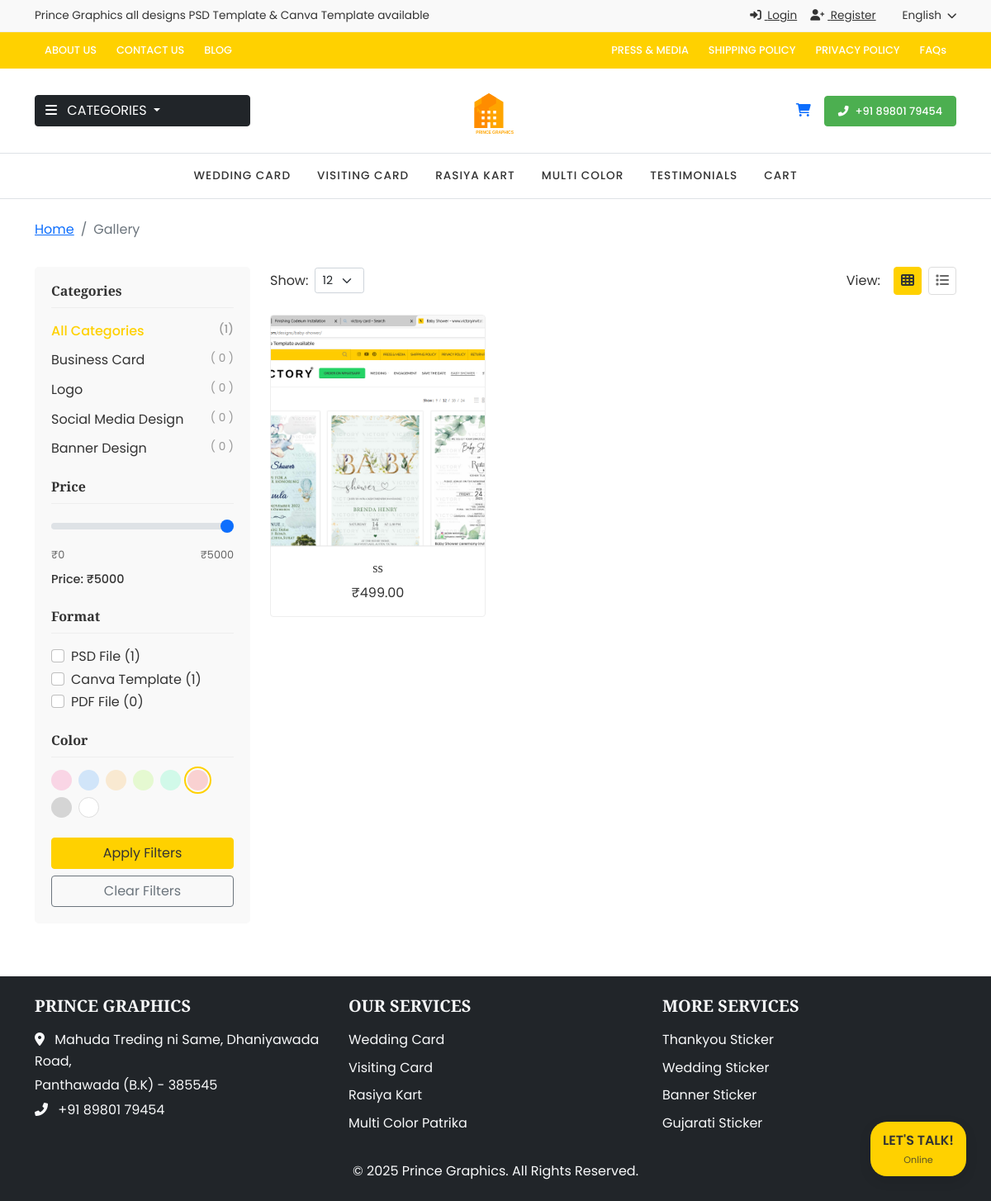
Page /gallery/ on the committed database.
### wedding_app/models.py (models this page shows, shortened)
class Category(models.Model):
    name = models.CharField(max_length=100)
    slug = models.SlugField(unique=True)
    description = models.TextField(blank=True, null=True)
    order = models.IntegerField(default=0)
    class Meta:
        ordering = ['order', 'name']
        verbose_name_plural = "Categories"

class GalleryImage(models.Model):
    title = models.CharField(max_length=100)
    image = models.ImageField(upload_to='gallery/')
    caption = models.CharField(max_length=200, blank=True, null=True)
    category = models.ForeignKey(Category, on_delete=models.SET_NULL, null=True, blank=True, related_name='gallery_images')
    price = models.DecimalField(max_digits=10, decimal_places=2, default=499.00)
    discount_price = models.DecimalField(max_digits=10, decimal_places=2, null=True, blank=True)
    formats = models.CharField(max_length=200, default='PSD, Canva', help_text='Comma separated list of available formats')
    is_featured = models.BooleanField(default=False)
    order = models.IntegerField(default=0)
    class Meta:
        ordering = ['order']

### wedding_app/views.py (the view, shortened to what this page needs)
# urls.py: path('gallery/', views.gallery, name='gallery'),
def gallery(request):
    categories = Category.objects.all()
    category_slug = request.GET.get('category')
    min_price = request.GET.get('min_price', 0)
    max_price = request.GET.get('max_price', 5000)
    formats = request.GET.getlist('format', [])
    images = GalleryImage.objects.all()
    if category_slug:
        images = images.filter(category__slug=category_slug)
    if min_price and max_price:
        images = images.filter(price__gte=min_price, price__lte=max_price)
    category_counts = {}
    for category in categories:
        category_counts[category.slug] = GalleryImage.objects.filter(category=category).count()
    format_types = {'PSD': 0, 'Canva': 0, 'PDF': 0}
    for img in GalleryImage.objects.all():
        for fmt in format_types.keys():
            if fmt.lower() in img.formats.lower():
                format_types[fmt] += 1
    paginator = Paginator(images, 12)  # Show 12 images per page
    page_number = request.GET.get('page')
    page_obj = paginator.get_page(page_number)
    context = {
        'page_obj': page_obj,
        'categories': categories,
        'category_counts': category_counts,
        'format_types': format_types,
        'current_category': category_slug,
        'min_price': min_price,
        'max_price': max_price,
        'selected_formats': formats,
    }
    return render(request, 'wedding_app/gallery.html', context)

### wedding_app/context_processors.py (called while the page is built)
def cart_processor(request):
    cart_count = 0
    if request.user.is_authenticated:
        cart_count = CartItem.objects.filter(user=request.user).count()
    return {
        'cart_count': cart_count
    }

### wedding_app/templates/wedding_app/gallery.html (shortened to what this page needs)
{% extends 'wedding_app/base.html' %}
{% load static %}
{% block content %}
<div class="container mt-4 mb-3">
    <nav aria-label="breadcrumb">
        <ol class="breadcrumb">
            <li class="breadcrumb-item"><a href="{% url 'home' %}">Home</a></li>
            {% if current_category %}
                <li class="breadcrumb-item"><a href="{% url 'gallery' %}">Gallery</a></li>
                <li class="breadcrumb-item active" aria-current="page">{{ current_category|title }}</li>
            {% else %}
                <li class="breadcrumb-item active" aria-current="page">Gallery</li>
            {% endif %}
        </ol>
    </nav>
</div>
<section class="product-grid-section py-3">
    <div class="container">
        <div class="row">
            <div class="col-lg-3 d-none d-lg-block">
                <div class="filter-sidebar">
                    <form id="filterForm" method="get" action="{% url 'gallery' %}">
                        <div class="filter-box mb-4">
                            <h5 class="filter-heading">Categories</h5>
                            <ul class="list-unstyled filter-list">
                                <li>
                                    <a href="{% url 'gallery' %}" class="{% if not current_category %}active{% endif %}">
                                        All Categories <span>({{ page_obj.paginator.count }})</span>
                                    </a>
                                </li>
                                {% for category in categories %}
                                <li>
                                    <a href="{% url 'gallery' %}?category={{ category.slug }}" class="{% if current_category == category.slug %}active{% endif %}">
                                        {{ category.name }} <span>({% with count=category_counts %}
                                        {% if count %}
                                        {% for slug, num in count.items %}
                                        {% if slug == category.slug %}{{ num }}{% endif %}
                                        {% endfor %}
                                        {% else %}0{% endif %}
                                        {% endwith %})</span>
                                    </a>
                                </li>
                                {% empty %}
                                <li><a href="#">Wedding <span>(0)</span></a></li>
                                <li><a href="#">Baby Shower <span>(0)</span></a></li>
                                <li><a href="#">Engagement <span>(0)</span></a></li>
                                {% endfor %}
                            </ul>
                        </div>
                        <div class="filter-box mb-4">
                            <h5 class="filter-heading">Price</h5>
                            <div class="price-range-slider">
                                <input type="range" min="0" max="5000" value="{{ max_price|default:'2500' }}" class="form-range" id="priceRange" name="max_price">
                                <div class="price-labels d-flex justify-content-between">
                                    <span>₹0</span>
                                    <span>₹5000</span>
                                </div>
                                <div class="price-value mt-2">
                                    Price: <span id="priceValue">₹{{ max_price|default:'2500' }}</span>
                                </div>
                            </div>
                        </div>
                        <div class="filter-box mb-4">
                            <h5 class="filter-heading">Format</h5>
                            <div class="form-check">
                                <input class="form-check-input" type="checkbox" value="PSD" id="psdFormat" name="format" {% if 'PSD' in selected_formats %}checked{% endif %}>
                                <label class="form-check-label" for="psdFormat">
                                    PSD File <span>({{ format_types.PSD|default:'0' }})</span>
                                </label>
                            </div>
                            <div class="form-check">
                                <input class="form-check-input" type="checkbox" value="Canva" id="canvaFormat" name="format" {% if 'Canva' in selected_formats %}checked{% endif %}>
                                <label class="form-check-label" for="canvaFormat">
                                    Canva Template <span>({{ format_types.Canva|default:'0' }})</span>
                                </label>
                            </div>
                            <div class="form-check">
                                <input class="form-check-input" type="checkbox" value="PDF" id="pdfFormat" name="format" {% if 'PDF' in selected_formats %}checked{% endif %}>
                                <label class="form-check-label" for="pdfFormat">
                                    PDF File <span>({{ format_types.PDF|default:'0' }})</span>
                                </label>
                            </div>
                        </div>
                        <div class="filter-box mb-4">
                            <h5 class="filter-heading">Color</h5>
                            <div class="color-options">
                                <div class="color-option" style="background-color: #f9d5e5;"></div>
                                <div class="color-option" style="background-color: #d1e5f9;"></div>
                                <div class="color-option" style="background-color: #f9e9d1;"></div>
                                <div class="color-option" style="background-color: #e5f9d1;"></div>
                                <div class="color-option" style="background-color: #d1f9e9;"></div>
                                <div class="color-option active" style="background-color: #f9d1d1;"></div>
                                <div class="color-option" style="background-color: #d5d5d5;"></div>
                                <div class="color-option" style="background-color: #ffffff; border: 1px solid #ddd;"></div>
                            </div>
                        </div>
                        <button type="submit" class="btn btn-primary w-100">Apply Filters</button>
                        <a href="{% url 'gallery' %}" class="btn btn-outline-secondary w-100 mt-2">Clear Filters</a>
                    </form>
                </div>
            </div>
            <div class="col-lg-9">
                <div class="product-filters mb-4">
                    <div class="d-flex align-items-center">
                        <span class="me-2">Show:</span>
                        <select class="form-select form-select-sm me-3" style="width: 60px;" id="itemsPerPage">
                            <option value="12" selected>12</option>
                        </select>
                    </div>
                    <div class="view-options ms-auto">
                        <span class="me-2">View:</span>
                        <button class="btn active" data-view="grid"><i class="fas fa-th"></i></button>
                        <button class="btn" data-view="list"><i class="fas fa-list"></i></button>
                    </div>
                </div>
                <div class="row">
                    {% if page_obj %}
                        {% for image in page_obj %}
                            <div class="col-md-4 mb-4">
                                <div class="product-card">
                                    <div class="product-image">
                                    </div>
                                    <div class="product-info">
                                        <h3 class="product-title">
                                            <a href="{% url 'invitation_preview' 1 %}">{{ image.title }}</a>
                                        </h3>
                                        <div class="product-price">
                                            {% if image.discount_price %}
                                                <span class="original-price">₹{{ image.price }}</span>
                                                <span>₹{{ image.discount_price }}</span>
                                            {% else %}
                                                <span>₹{{ image.price }}</span>
                                            {% endif %}
                                        </div>
                                    </div>
                                </div>
                            </div>
                        {% endfor %}
                    {% endif %}
                </div>
            </div>
        </div>
    </div>
</section>
{% endblock %}

### wedding_app/static/wedding_app/css/style.css (style rules this page uses)
:root { --primary-color: #ffd100; --primary-dark: #e6bc00; --primary-light: #fff5cc; --secondary-color: #333333; --success-color: #4caf50; --light-gray: #f8f9fa; --dark-gray: #343a40; --white: #fff; --font-playfair: 'Playfair Display', serif; --font-poppins: 'Poppins', sans-serif; --font-great-vibes: 'Great Vibes', cursive; }
body { font-family: var(--font-poppins); color: var(--secondary-color); line-height: 1.6; overflow-x: hidden; }
h1, h2, h3, h4, h5, h6 { font-family: var(--font-playfair); font-weight: 600; }
.btn-primary { background-color: var(--primary-color); border-color: var(--primary-color); color: var(--secondary-color); }
.product-filters { display: flex; justify-content: flex-end; align-items: center; margin-bottom: 2rem; }
.view-options { display: flex; align-items: center; }
.view-options .btn { padding: 0.25rem 0.5rem; margin-left: 0.5rem; color: #666; background-color: transparent; border: 1px solid #ddd; }
.view-options .btn.active { background-color: var(--primary-color); border-color: var(--primary-color); color: var(--secondary-color); }
.product-card { margin-bottom: 2rem; transition: all 0.3s ease; border: 1px solid #eee; border-radius: 4px; overflow: hidden; }
.product-image { position: relative; overflow: hidden; height: 280px; }
.product-info { padding: 1rem; text-align: center; }
.product-title { font-size: 1rem; margin-bottom: 0.5rem; font-weight: 500; }
.product-title a { color: var(--secondary-color); text-decoration: none; }

### wedding_app/templates/wedding_app/gallery.html (style rules this page uses)
.filter-sidebar { padding: 20px; background-color: #f9f9f9; border-radius: 5px; }
.filter-heading { font-size: 1rem; font-weight: 600; margin-bottom: 15px; padding-bottom: 10px; border-bottom: 1px solid #eee; }
.filter-list li { margin-bottom: 10px; }
.filter-list a { color: #333; text-decoration: none; display: flex; justify-content: space-between; }
.filter-list a.active { color: var(--primary-color); font-weight: 500; }
.filter-list a span { color: #999; font-size: 0.85rem; }
.color-options { display: flex; flex-wrap: wrap; gap: 8px; }
.color-option { width: 25px; height: 25px; border-radius: 50%; cursor: pointer; }
.color-option.active { outline: 2px solid var(--primary-color); outline-offset: 2px; }
.price-labels { font-size: 0.8rem; color: #666; margin-top: 5px; }
.price-value { font-size: 0.9rem; font-weight: 500; }

### rows in the picture
Category: name "Business Card", count "0"
Category: name "Logo", count "0"
Category: name "Social Media Design", count "0"
Category: name "Banner Design", count "0"
GalleryImage: title "ss", price "499.00"

### other values in the picture
{{ page_obj.paginator.count }} "1"
{{ max_price|default:'2500' }} "5000"
